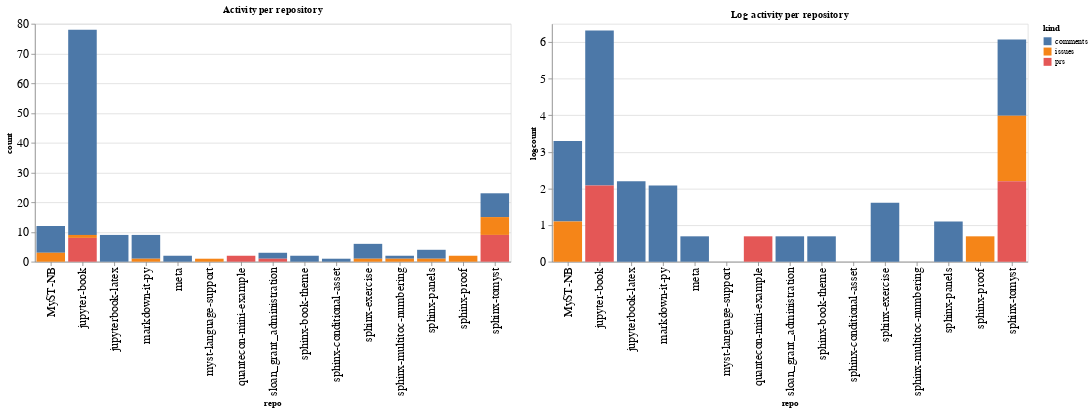

The notebook cell saved with this chart:
### Code cell
ch1 = alt.Chart(repo_summaries, width=600, title="Activity per repository").mark_bar().encode(
    x='repo',
    y='count',
    color='kind',
    tooltip="kind"
)

ch2 = alt.Chart(repo_summaries, width=600, title="Log activity per repository").mark_bar().encode(
    x='repo',
    y='logcount',
    color='kind',
    tooltip="kind"
)

ch1 | ch2

### Figure 1 — Vega-Lite specification as saved in the notebook (floating-point values rounded to 4 significant figures)
{"config": {"axisLeft": {"labelFontSize": 15}, "axisBottom": {"labelFontSize": 15}}, "hconcat": [{"mark": "bar", "encoding": {"color": {"type": "nominal", "field": "kind"}, "tooltip": {"type": "nominal", "field": "kind"}, "x": {"type": "nominal", "field": "repo"}, "y": {"type": "quantitative", "field": "count"}}, "title": "Activity per repository", "width": 600}, {"mark": "bar", "encoding": {"color": {"type": "nominal", "field": "kind"}, "tooltip": {"type": "nominal", "field": "kind"}, "x": {"type": "nominal", "field": "repo"}, "y": {"type": "quantitative", "field": "logcount"}}, "title": "Log activity per repository", "width": 600}], "data": {"name": "data-e9593e7b93e3b2e21d3dc47582097926"}, "$schema": "https://vega.github.io/schema/vega-lite/v4.8.1.json", "datasets": {"data-e9593e7b93e3b2e21d3dc47582097926": [{"repo": "MyST-NB", "kind": "comments", "count": 9, "logcount": 2.197}, {"repo": "MyST-NB", "kind": "issues", "count": 3, "logcount": 1.099}, {"repo": "jupyter-book", "kind": "comments", "count": 69, "logcount": 4.234}, {"repo": "jupyter-book", "kind": "issues", "count": 1, "logcount": 0.0}, {"repo": "jupyter-book", "kind": "prs", "count": 8, "logcount": 2.079}, {"repo": "jupyterbook-latex", "kind": "comments", "count": 9, "logcount": 2.197}, {"repo": "markdown-it-py", "kind": "comments", "count": 8, "logcount": 2.079}, {"repo": "markdown-it-py", "kind": "issues", "count": 1, "logcount": 0.0}, {"repo": "meta", "kind": "comments", "count": 2, "logcount": 0.6931}, {"repo": "myst-language-support", "kind": "issues", "count": 1, "logcount": 0.0}, {"repo": "quantecon-mini-example", "kind": "prs", "count": 2, "logcount": 0.6931}, {"repo": "sloan_grant_administration", "kind": "comments", "count": 2, "logcount": 0.6931}, {"repo": "sloan_grant_administration", "kind": "prs", "count": 1, "logcount": 0.0}, {"repo": "sphinx-book-theme", "kind": "comments", "count": 2, "logcount": 0.6931}, {"repo": "sphinx-conditional-asset", "kind": "comments", "count": 1, "logcount": 0.0}, {"repo": "sphinx-exercise", "kind": "comments", "count": 5, "logcount": 1.609}, {"repo": "sphinx-exercise", "kind": "issues", "count": 1, "logcount": 0.0}, {"repo": "sphinx-multitoc-numbering", "kind": "comments", "count": 1, "logcount": 0.0}, {"repo": "sphinx-multitoc-numbering", "kind": "issues", "count": 1, "logcount": 0.0}, {"repo": "sphinx-panels", "kind": "comments", "count": 3, "logcount": 1.099}, {"repo": "sphinx-panels", "kind": "issues", "count": 1, "logcount": 0.0}, {"repo": "sphinx-proof", "kind": "issues", "count": 2, "logcount": 0.6931}, {"repo": "sphinx-tomyst", "kind": "comments", "count": 8, "logcount": 2.079}, {"repo": "sphinx-tomyst", "kind": "issues", "count": 6, "logcount": 1.792}, {"repo": "sphinx-tomyst", "kind": "prs", "count": 9, "logcount": 2.197}]}}
